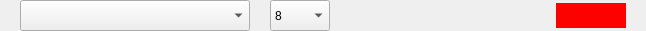
<?xml version="1.0" encoding="UTF-8"?>
<ui version="4.0">
 <class>Form</class>
 <widget class="QWidget" name="Form">
  <property name="geometry">
   <rect>
    <x>0</x>
    <y>0</y>
    <width>641</width>
    <height>31</height>
   </rect>
  </property>
  <property name="windowTitle">
   <string>Form</string>
  </property>
  <layout class="QGridLayout" name="gridLayout">
   <property name="leftMargin">
    <number>0</number>
   </property>
   <property name="topMargin">
    <number>0</number>
   </property>
   <property name="rightMargin">
    <number>0</number>
   </property>
   <property name="bottomMargin">
    <number>0</number>
   </property>
   <property name="spacing">
    <number>0</number>
   </property>
   <item row="0" column="0">
    <layout class="QHBoxLayout" name="horizontalLayout">
     <property name="spacing">
      <number>0</number>
     </property>
     <item>
      <widget class="QWidget" name="widget" native="true">
       <property name="sizePolicy">
        <sizepolicy hsizetype="Fixed" vsizetype="Fixed">
         <horstretch>0</horstretch>
         <verstretch>0</verstretch>
        </sizepolicy>
       </property>
       <property name="styleSheet">
        <string notr="true">height:20px;</string>
       </property>
       <layout class="QGridLayout" name="gridLayout_2">
        <property name="leftMargin">
         <number>20</number>
        </property>
        <property name="topMargin">
         <number>0</number>
        </property>
        <property name="rightMargin">
         <number>0</number>
        </property>
        <property name="bottomMargin">
         <number>0</number>
        </property>
        <property name="horizontalSpacing">
         <number>20</number>
        </property>
        <property name="verticalSpacing">
         <number>0</number>
        </property>
        <item row="1" column="2">
         <widget class="QPushButton" name="bold">
          <property name="sizePolicy">
           <sizepolicy hsizetype="Minimum" vsizetype="Minimum">
            <horstretch>0</horstretch>
            <verstretch>0</verstretch>
           </sizepolicy>
          </property>
          <property name="styleSheet">
           <string notr="true">*{margin-left:10px;border:none;}
:hover{background-color:rgba(0,0,0,.1);}</string>
          </property>
          <property name="text">
           <string/>
          </property>
          <property name="icon">
           <iconset>
            <normaloff>../resources/images/bold.png</normaloff>../resources/images/bold.png</iconset>
          </property>
          <property name="iconSize">
           <size>
            <width>25</width>
            <height>25</height>
           </size>
          </property>
         </widget>
        </item>
        <item row="1" column="4">
         <widget class="QPushButton" name="underline">
          <property name="sizePolicy">
           <sizepolicy hsizetype="Minimum" vsizetype="Minimum">
            <horstretch>0</horstretch>
            <verstretch>0</verstretch>
           </sizepolicy>
          </property>
          <property name="styleSheet">
           <string notr="true">*{margin-left:10px;border:none;}
:hover{background-color:rgba(0,0,0,.1);}</string>
          </property>
          <property name="text">
           <string/>
          </property>
          <property name="icon">
           <iconset>
            <normaloff>../resources/images/underline.png</normaloff>../resources/images/underline.png</iconset>
          </property>
          <property name="iconSize">
           <size>
            <width>25</width>
            <height>25</height>
           </size>
          </property>
         </widget>
        </item>
        <item row="1" column="1">
         <widget class="QComboBox" name="fontSize">
          <property name="sizePolicy">
           <sizepolicy hsizetype="Fixed" vsizetype="Fixed">
            <horstretch>0</horstretch>
            <verstretch>0</verstretch>
           </sizepolicy>
          </property>
          <property name="styleSheet">
           <string notr="true">*{width:30px;height:25px;}</string>
          </property>
          <item>
           <property name="text">
            <string>8</string>
           </property>
          </item>
          <item>
           <property name="text">
            <string>10</string>
           </property>
          </item>
          <item>
           <property name="text">
            <string>12</string>
           </property>
          </item>
          <item>
           <property name="text">
            <string>14</string>
           </property>
          </item>
          <item>
           <property name="text">
            <string>16</string>
           </property>
          </item>
          <item>
           <property name="text">
            <string>18</string>
           </property>
          </item>
          <item>
           <property name="text">
            <string>20</string>
           </property>
          </item>
          <item>
           <property name="text">
            <string>22</string>
           </property>
          </item>
          <item>
           <property name="text">
            <string>24</string>
           </property>
          </item>
          <item>
           <property name="text">
            <string>26</string>
           </property>
          </item>
          <item>
           <property name="text">
            <string>28</string>
           </property>
          </item>
         </widget>
        </item>
        <item row="1" column="3">
         <widget class="QPushButton" name="italic">
          <property name="sizePolicy">
           <sizepolicy hsizetype="Minimum" vsizetype="Minimum">
            <horstretch>0</horstretch>
            <verstretch>0</verstretch>
           </sizepolicy>
          </property>
          <property name="styleSheet">
           <string notr="true">*{margin-left:10px;border:none;}
:hover{background-color:rgba(0,0,0,.1);}</string>
          </property>
          <property name="text">
           <string/>
          </property>
          <property name="icon">
           <iconset>
            <normaloff>../resources/images/italic.png</normaloff>../resources/images/italic.png</iconset>
          </property>
          <property name="iconSize">
           <size>
            <width>25</width>
            <height>25</height>
           </size>
          </property>
         </widget>
        </item>
        <item row="1" column="5">
         <widget class="QPushButton" name="color">
          <property name="styleSheet">
           <string notr="true">*{margin:0 20px;border:none;width:70px;height:25px;background-color:red;}</string>
          </property>
          <property name="text">
           <string/>
          </property>
          <property name="iconSize">
           <size>
            <width>25</width>
            <height>25</height>
           </size>
          </property>
         </widget>
        </item>
        <item row="1" column="0">
         <widget class="QComboBox" name="font">
          <property name="sizePolicy">
           <sizepolicy hsizetype="Fixed" vsizetype="Fixed">
            <horstretch>0</horstretch>
            <verstretch>0</verstretch>
           </sizepolicy>
          </property>
          <property name="styleSheet">
           <string notr="true">*{width:200px;height:25px;}</string>
          </property>
         </widget>
        </item>
       </layout>
      </widget>
     </item>
    </layout>
   </item>
  </layout>
 </widget>
 <resources/>
 <connections/>
</ui>
